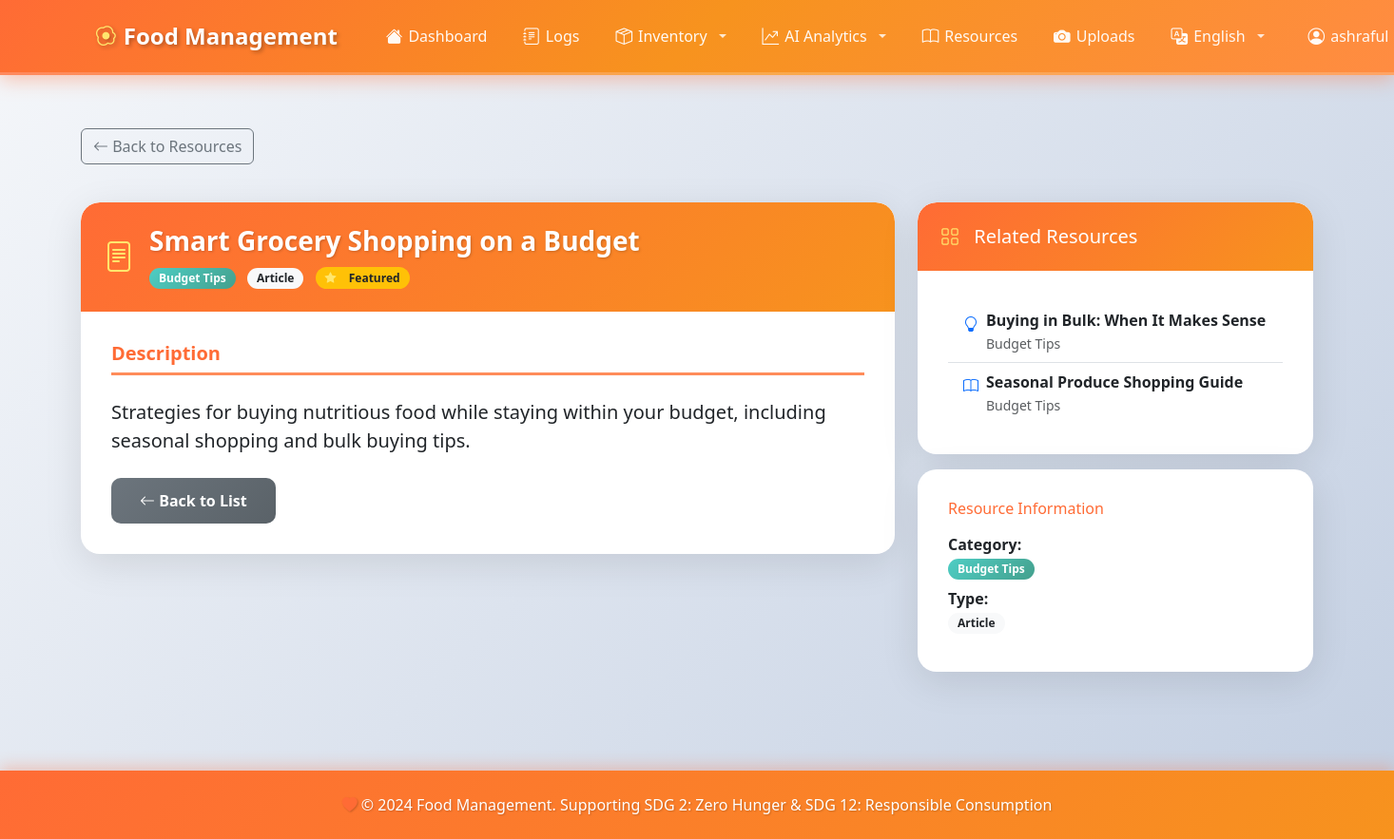
The page /resources/10/ (signed in) on the database its author committed.
### resources/models.py (models this page shows, shortened)
class Resource(models.Model):
    CATEGORY_CHOICES = [
        ('waste_reduction', 'Waste Reduction'),
        ('budget_tips', 'Budget Tips'),
        ('meal_planning', 'Meal Planning'),
        ('storage_tips', 'Storage Tips'),
        ('nutrition', 'Nutrition'),
        ('sustainability', 'Sustainability'),
        ('cooking_tips', 'Cooking Tips'),
        ('preservation', 'Food Preservation'),
        ('shopping', 'Smart Shopping'),
        ('other', 'Other'),
    ]
    TYPE_CHOICES = [
        ('article', 'Article'),
        ('video', 'Video'),
        ('guide', 'Guide'),
        ('tip', 'Tip'),
        ('recipe', 'Recipe'),
        ('tool', 'Tool'),
        ('website', 'Website'),
    ]
    title = models.CharField(max_length=255, help_text="Title of the resource")
    description = models.TextField(help_text="Description of the resource")
    url = models.URLField(
        blank=True,
        null=True,
        help_text="URL to the resource (if applicable)"
    )
    category = models.CharField(
        max_length=50,
        choices=CATEGORY_CHOICES,
        help_text="Category of the resource"
    )
    resource_type = models.CharField(
        max_length=20,
        choices=TYPE_CHOICES,
        default='article',
        help_text="Type of resource"
    )
    featured = models.BooleanField(
        default=False,
        help_text="Mark as featured resource"
    )
    created_at = models.DateTimeField(auto_now_add=True)
    updated_at = models.DateTimeField(auto_now=True)
    class Meta:
        verbose_name = "Resource"
        verbose_name_plural = "Resources"
        ordering = ['-featured', 'category', 'title']
        indexes = [
            models.Index(fields=['category']),
            models.Index(fields=['resource_type']),
            models.Index(fields=['featured']),
        ]
    def get_type_icon(self):
        icons = {
            'article': 'bi-file-text',
            'video': 'bi-play-circle',
            'guide': 'bi-book',
            'tip': 'bi-lightbulb',
            'recipe': 'bi-egg-fried',
            'tool': 'bi-tools',
            'website': 'bi-globe',
        }
        return icons.get(self.resource_type, 'bi-file')

### resources/views.py (the view)
# urls.py: path('<int:pk>/', views.resource_detail, name='detail'),
@login_required
def resource_detail(request, pk):
    resource = get_object_or_404(Resource, pk=pk)
    related_resources = Resource.objects.filter(
        category=resource.category
    ).exclude(pk=resource.pk)[:5]
    context = {
        'resource': resource,
        'related_resources': related_resources,
    }
    return render(request, 'resources/detail.html', context)

### templates/resources/detail.html (shortened to what this page needs)
{% extends 'base.html' %}
{% block content %}
<div class="row mb-4">
    <div class="col-12">
        <a href="{% url 'resources:list' %}" class="btn btn-outline-secondary mb-3">
            <i class="bi bi-arrow-left"></i> Back to Resources
        </a>
    </div>
</div>
<div class="row">
    <div class="col-md-8">
        <div class="card">
            <div class="card-header text-white">
                <div class="d-flex align-items-center">
                    <i class="bi {{ resource.get_type_icon }} me-3" style="font-size: 2rem;"></i>
                    <div>
                        <h3 class="card-title mb-0">{{ resource.title }}</h3>
                        <div class="mt-2">
                            <span class="badge" style="background: var(--gradient-secondary);">
                                {{ resource.get_category_display }}
                            </span>
                            <span class="badge bg-light text-dark ms-2">
                                {{ resource.get_resource_type_display }}
                            </span>
                            {% if resource.featured %}
                            <span class="badge bg-warning text-dark ms-2">
                                <i class="bi bi-star-fill"></i> Featured
                            </span>
                            {% endif %}
                        </div>
                    </div>
                </div>
            </div>
            <div class="card-body">
                <div class="mb-4">
                    <h5 class="text-primary-custom">Description</h5>
                    <p class="lead">{{ resource.description }}</p>
                </div>
                <div class="d-flex gap-2 mt-4">
                    <a href="{% url 'resources:list' %}" class="btn btn-secondary">
                        <i class="bi bi-arrow-left"></i> Back to List
                    </a>
                </div>
            </div>
        </div>
    </div>
    <div class="col-md-4">
        <div class="card">
            <div class="card-header text-white" style="background: var(--gradient-secondary);">
                <h5 class="mb-0">
                    <i class="bi bi-grid"></i> Related Resources
                </h5>
            </div>
            <div class="card-body">
                {% if related_resources %}
                    <div class="list-group list-group-flush">
                        {% for related in related_resources %}
                        <a href="{% url 'resources:detail' related.pk %}" class="list-group-item list-group-item-action">
                            <div class="d-flex align-items-start">
                                <i class="bi {{ related.get_type_icon }} text-primary me-2 mt-1"></i>
                                <div>
                                    <strong>{{ related.title }}</strong>
                                    <br><small class="text-muted">{{ related.get_category_display }}</small>
                                </div>
                            </div>
                        </a>
                        {% endfor %}
                    </div>
                {% else %}
                    <p class="text-muted text-center py-3">No related resources found.</p>
                {% endif %}
            </div>
        </div>
        <div class="card mt-3">
            <div class="card-body">
                <h6 class="text-primary-custom">Resource Information</h6>
                <div class="mt-3">
                    <p class="mb-2">
                        <strong>Category:</strong><br>
                        <span class="badge" style="background: var(--gradient-secondary);">
                            {{ resource.get_category_display }}
                        </span>
                    </p>
                    <p class="mb-2">
                        <strong>Type:</strong><br>
                        <span class="badge bg-light text-dark">
                            {{ resource.get_resource_type_display }}
                        </span>
                    </p>
                </div>
            </div>
        </div>
    </div>
</div>
{% endblock %}

### templates/base.html (shortened to what this page needs)
{% load i18n static %}
<!DOCTYPE html>
<html lang="{{ LANGUAGE_CODE|default:'en' }}" dir="{% if LANGUAGE_CODE == 'ar' %}rtl{% else %}ltr{% endif %}">
<head>
    {% load static %}
    <link href="https://cdn.jsdelivr.net/npm/bootstrap@5.3.0/dist/css/bootstrap.min.css" rel="stylesheet">
    <link rel="stylesheet" href="https://cdn.jsdelivr.net/npm/bootstrap-icons@1.11.0/font/bootstrap-icons.css">
    <link rel="stylesheet" href="{% static 'css/style.css' %}">
</head>
<body>
    {% if user.is_authenticated %}
    <nav class="navbar navbar-expand-lg navbar-dark sticky-top">
        <div class="container">
            <a class="navbar-brand" href="{% url 'dashboard_placeholder' %}">
                <i class="bi bi-egg-fried"></i> {% trans "Food Management" %}
            </a>
            <div class="collapse navbar-collapse" id="navbarNav">
                <ul class="navbar-nav me-auto">
                    <li class="nav-item">
                        <a class="nav-link" href="{% url 'dashboard_placeholder' %}">
                            <i class="bi bi-house-fill"></i> {% trans "Dashboard" %}
                        </a>
                    </li>
                    <li class="nav-item">
                        <a class="nav-link" href="{% url 'logs:list' %}">
                            <i class="bi bi-journal-text"></i> {% trans "Logs" %}
                        </a>
                    </li>
                    <li class="nav-item dropdown">
                        <a class="nav-link dropdown-toggle" href="#" id="inventoryDropdown" role="button" data-bs-toggle="dropdown" aria-expanded="false">
                            <i class="bi bi-box-seam"></i> {% trans "Inventory" %}
                        </a>
                    </li>
                    <li class="nav-item dropdown">
                        <a class="nav-link dropdown-toggle" href="#" id="aiDropdown" role="button" data-bs-toggle="dropdown" aria-expanded="false">
                            <i class="bi bi-graph-up-arrow"></i> {% trans "AI Analytics" %}
                        </a>
                    </li>
                    <li class="nav-item">
                        <a class="nav-link" href="{% url 'resources:list' %}">
                            <i class="bi bi-book"></i> {% trans "Resources" %}
                        </a>
                    </li>
                    <li class="nav-item">
                        <a class="nav-link" href="{% url 'uploads:list' %}">
                            <i class="bi bi-camera-fill"></i> {% trans "Uploads" %}
                        </a>
                    </li>
                </ul>
                <ul class="navbar-nav">
                    {% get_current_language as CURRENT_LANGUAGE %}
                    {% get_available_languages as LANGUAGES %}
                    <li class="nav-item dropdown me-2">
                        <a class="nav-link dropdown-toggle text-white" href="#" id="languageDropdownAuth" role="button" data-bs-toggle="dropdown" aria-expanded="false">
                            <i class="bi bi-translate"></i>
                            {% for lang_code, lang_name in LANGUAGES %}
                                {% if lang_code == CURRENT_LANGUAGE %}{{ lang_name }}{% endif %}
                            {% endfor %}
                        </a>
                            {% get_language_info_list for LANGUAGES as languages %}
                    </li>
                    <li class="nav-item dropdown">
                        <a class="nav-link dropdown-toggle text-white" href="#" id="userDropdown" role="button" data-bs-toggle="dropdown" aria-expanded="false">
                            <i class="bi bi-person-circle"></i> {{ user.username }}
                        </a>
                    </li>
                </ul>
            </div>
        </div>
    </nav>
    {% endif %}
    <main class="container my-4">
        {% block content %}{% endblock %}
    </main>
    <footer class="text-center py-4 mt-5">
        <div class="container">
            <p class="mb-0">
                <i class="bi bi-heart-fill" style="color: #ff6b35;"></i>
                &copy; 2024 {% trans "Food Management" %}. {% trans "Supporting SDG 2: Zero Hunger & SDG 12: Responsible Consumption" %}
            </p>
        </div>
    </footer>
</body>
</html>

### static/css/style.css (style rules this page uses)
:root { --primary-color: #ff6b35; --primary-dark: #e55a2b; --primary-light: #ff8c5a; --secondary-color: #4ecdc4; --accent-color: #ffe66d; --success-color: #95e1d3; --dark-color: #2c3e50; --light-bg: #f8f9fa; --gradient-primary: linear-gradient(135deg, #ff6b35 0%, #f7931e 100%); --gradient-secondary: linear-gradient(135deg, #4ecdc4 0%, #44a08d 100%); --gradient-success: linear-gradient(135deg, #95e1d3 0%, #6bcf9f 100%); }
* { margin: 0; padding: 0; box-sizing: border-box; }
body { min-height: 100vh; display: flex; flex-direction: column; font-family: 'Segoe UI', Tahoma, Geneva, Verdana, sans-serif; background: linear-gradient(135deg, #f5f7fa 0%, #c3cfe2 100%); background-attachment: fixed; }
.navbar { background: linear-gradient(135deg, #ff6b35 0%, #f7931e 50%, #ff8c42 100%) !important; box-shadow: 0 4px 20px rgba(255, 107, 53, 0.4); padding: 0.75rem 0; border-bottom: 3px solid rgba(255, 255, 255, 0.2); }
.navbar .container { display: flex; align-items: center; flex-wrap: nowrap; }
.navbar-collapse { flex-grow: 1; display: flex; align-items: center; justify-content: space-between; }
.navbar.sticky-top { position: sticky; top: 0; z-index: 1030; }
.navbar-brand { font-weight: 700; font-size: 1.5rem; color: white !important; text-shadow: 2px 2px 4px rgba(0, 0, 0, 0.3); transition: transform 0.3s ease; padding: 0.5rem 1rem; display: inline-flex; align-items: center; white-space: nowrap; }
.navbar-brand i { color: #ffe66d; margin-right: 8px; font-size: 1.3rem; }
.nav-link { color: rgba(255, 255, 255, 0.95) !important; font-weight: 500; margin: 0 3px; padding: 0.5rem 1rem !important; border-radius: 8px; transition: all 0.3s ease; display: inline-flex !important; align-items: center !important; white-space: nowrap !important; flex-wrap: nowrap !important; gap: 6px; }
.nav-link i { font-size: 1.1rem; flex-shrink: 0; display: inline-block; }
.nav-link.dropdown-toggle::after { margin-left: 6px; border-top-color: rgba(255, 255, 255, 0.8); }
.navbar-nav { display: flex; align-items: center; flex-wrap: nowrap; flex-shrink: 0; }
.navbar-nav.me-auto { flex: 1; flex-wrap: nowrap; overflow-x: auto; -webkit-overflow-scrolling: touch; scrollbar-width: none; -ms-overflow-style: none; }
.navbar-nav .nav-item { display: flex; align-items: center; white-space: nowrap; }
main { flex: 1; padding: 2rem 0; }
.card { border: none; border-radius: 20px; box-shadow: 0 10px 40px rgba(0, 0, 0, 0.1); overflow: hidden; transition: transform 0.3s ease, box-shadow 0.3s ease; background: white; }
.card-header { background: var(--gradient-primary) !important; border: none; padding: 1.5rem; border-radius: 20px 20px 0 0 !important; }
.card-header h3 { color: white; font-weight: 700; text-shadow: 1px 1px 3px rgba(0, 0, 0, 0.2); }
.card-header i { color: var(--accent-color); margin-right: 10px; }
.card-body { padding: 2rem; }
.btn-secondary { background: linear-gradient(135deg, #6c757d 0%, #5a6268 100%); border: none; border-radius: 10px; padding: 12px 30px; font-weight: 600; transition: all 0.3s ease; }
.badge { padding: 5px 10px; border-radius: 20px; font-weight: 600; font-size: 0.75rem; }
a { color: var(--primary-color); text-decoration: none; font-weight: 500; transition: color 0.3s ease; }
.card-body h5 { color: var(--primary-color); font-weight: 700; margin-bottom: 1.5rem; padding-bottom: 0.5rem; border-bottom: 3px solid var(--primary-light); }
footer { background: var(--gradient-primary) !important; color: white; padding: 2rem 0; margin-top: 3rem; box-shadow: 0 -4px 15px rgba(255, 107, 53, 0.3); }
footer p { margin: 0; font-weight: 500; text-shadow: 1px 1px 2px rgba(0, 0, 0, 0.2); }
.card { animation: fadeIn 0.5s ease-out; }
.text-primary-custom { color: var(--primary-color) !important; }

### rows shown on the page
Resource: title "Smart Grocery Shopping on a Budget", category "Budget Tips", resource_type "Article", description "Strategies for buying nutritious food while staying within your budget, including seasonal shopping and bulk buying tips."
Resource: title "Buying in Bulk: When It Makes Sense", category "Budget Tips"
Resource: title "Seasonal Produce Shopping Guide", category "Budget Tips"

### other values the page prints
{{ lang_name }} "English"
{{ user.username }} "ashraful"
